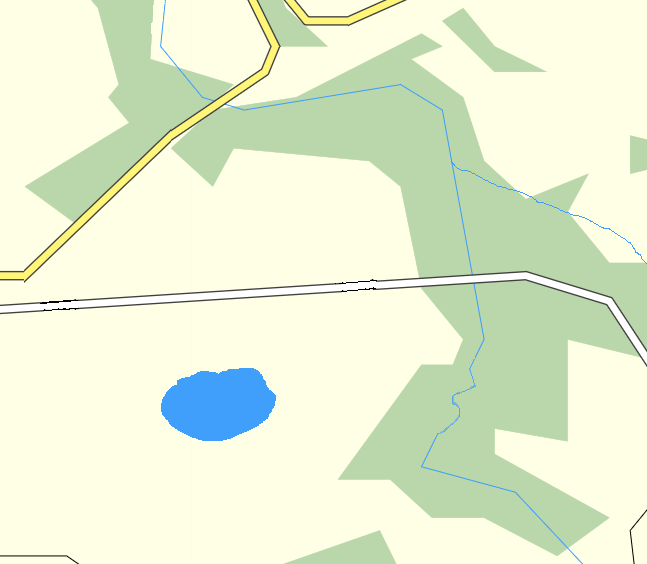
%> input picture lab9/new_map.bmp, 647 x 564 px
$ octave lab9.m   (GNU Octave 9; MATLAB toolbox functions it lacks are replaced by stand-ins)
%> lines starting %> are read from the running program, lines starting %| are printed output that depends on the picture; in (x1, y1, x2, y2) boxes, pixels count from 0 and x2, y2 are one past the last pixel; in counts of white or black regions, pixels touching at a corner belong together; the program's own positions count from 1
close all; clear; clc;

a = zeros([256,256]);

for k=1:3
    x=ceil(256*rand(1));
    z=ceil(256*rand(1));
    a(z, x)=1;
end

imshow(a);

a1 = bwdist(a, 'euclidean');
a2 = bwdist(a, 'quasi-euclidean');
a3 = bwdist(a, 'cityblock');
a4 = bwdist(a, 'chessboard');

subplot(221), imagesc(a1); axis image, colorbar('vertical');
subplot(222), imagesc(a2); axis image, colorbar('vertical');
subplot(223), imagesc(a3); axis image, colorbar('vertical');
subplot(224), imagesc(a4); axis image, colorbar('vertical');
%> after `colorbar('vertical')`:
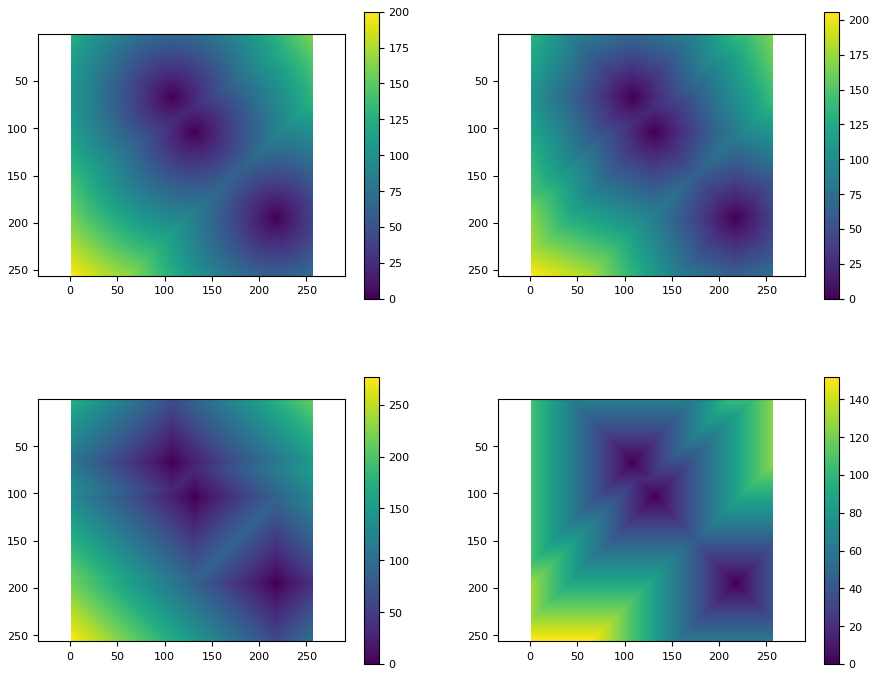
%> figure redrawn from the program's plot data, 4 panels

%%
close all; clear; clc;

a = imread('new_map.bmp');
%> a is the input picture: size 564x647x3 uint8; mean R, G, B 229.5, 239.8, 211.1
imshow(a);

% Szukamy miejsca na mapie które spełnia wszystkie kryteria:
% 1) w lesie
% 2) L2(autostrada) > 30px (żółta linia)
% 3) L1(droga) < 10px (biała linia)
% 4) L2(woda) > 20px (jezioro + rzeka)

% 1. Tworzymy 4 mapy logiczne (jest las, nie ma lasu itd)


las = a(:,:,1)==185 & a(:,:,2)==215 & a(:,:,3)==170;
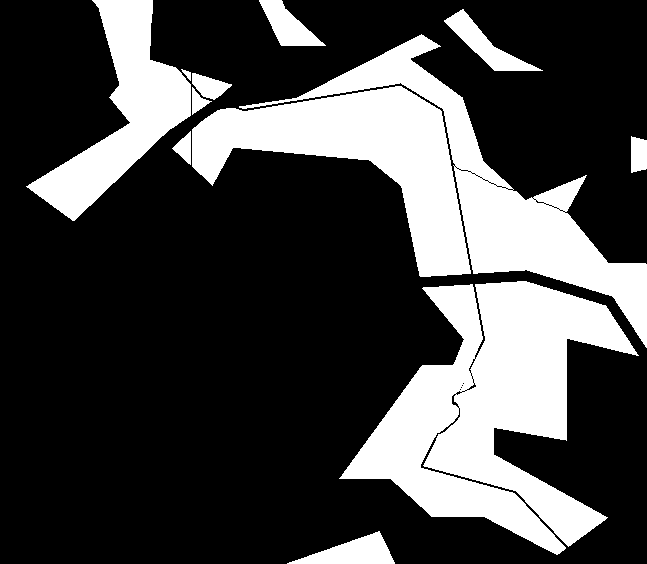
%> las: size 564x647 logical; 27.1% white; 12 white regions, largest, box (x1, y1, x2, y2) and area: (339, 281, 639, 555) 38343, (192, 86, 471, 277) 20998, (239, 34, 647, 348) 20109
%imshow(las);
autostrada = a(:,:,1)==255 & a(:,:,2)==245 & a(:,:,3)==120;
%> autostrada: size 564x647 logical; 0.85% white; 3 white regions, box (x1, y1, x2, y2) and area: (0, 119, 191, 280) 1459, (192, 0, 279, 124) 942, (286, 0, 401, 24) 701
%imshow(autostrada);
droga = a(:,:,1)==255 & a(:,:,2)==255 & a(:,:,3)==255;
%> droga: size 564x647 logical; 1.1% white; 14 white regions (12 under 20 px), largest, box (x1, y1, x2, y2) and area: (192, 273, 647, 363) 2879, (0, 294, 191, 312) 1116
droga = imopen(droga, ones(3)); % usuniecie zlych pikseli
%> droga: size 564x647 logical; 1.1% white; 2 white regions, box (x1, y1, x2, y2) and area: (192, 273, 647, 361) 2848, (0, 294, 191, 312) 1116
droga = imclose(droga, ones(3, 1)); % poprawa ciaglosci
imshow(droga);
woda = a(:,:,1)>=64 & a(:,:,1)<=180 & a(:,:,2)>= 159 & a(:,:,2) <=230 & ...
    a(:,:,3)>=185 & a(:,:,3)<254;
%> woda: size 564x647 logical; 2.2% white; 56 white regions (41 under 20 px), largest, box (x1, y1, x2, y2) and area: (161, 368, 276, 441) 6321, (451, 161, 647, 264) 346, (429, 341, 484, 450) 216
woda=bwmorph(woda,'clean');
imshow(woda);

miejsce = las & bwdist(autostrada)>30 & bwdist(droga,'cityblock')<10 & ...
    bwdist(woda)>20;
%> miejsce: size 564x647 logical; 0.69% white; 4 white regions, box (x1, y1, x2, y2) and area: (492, 264, 647, 348) 1100, (495, 281, 639, 356) 1002, (419, 269, 451, 277) 210, (422, 286, 454, 294) 198
%imshow(miejsce);
a = imoverlay(a, miejsce, 'r');
%> a: size 564x647x3 uint8; 0.69% of pixels changed, all inside (x1, y1, x2, y2) = (419, 264, 647, 356)
imshow(a);
%%
close all; clear; clc;
% POLE I OBWÓD KOŁA


a = zeros(300);
a(150, 150) = 1;
a = bwdist(a);

r=5:5:120;
pole_mat = pi*r.^2;
pole_px = pole_mat;
pole_est = pole_mat;

obwod_mat = 2*pi*r;
obwod_gradient = obwod_mat;
obwod_filtracja = obwod_mat;
obwod_perim = obwod_mat;

for k=1:24
    kolo = a < r(k);
    pole_px(k) = sum(kolo(:));
    pole_est(k) = bwarea(kolo);

    obwod_gradient(k) = (bwarea(imdilate(kolo, ones(3))-imerode(kolo,ones(3))))/2;
    obwod_perim(k) = bwarea(bwperim(kolo));
    obwod_filtracja(k) = bwarea(edge(kolo, 'canny'));
end

%plot(r, pole_px, 'r', r, pole_est, 'g', r, pole_mat', '.k');
plot(r, obwod_gradient, 'r', r, obwod_filtracja, '-.g', r, obwod_perim', '.b', r, obwod_mat, '.k');
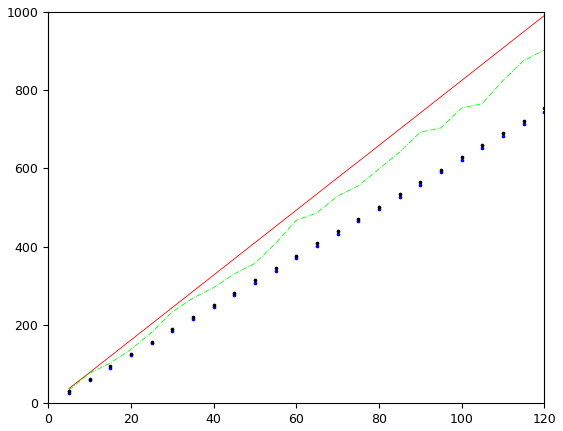
%> figure redrawn from the program's plot data; curve peaks at x = 120, y = 990.8; curve peaks at x = 120, y = 902.5; highest point at x = 120, y = 745; highest point at x = 120, y = 754

% dla obwodu wyniki są zawyżone w stosunku do matematycznych

%%
% ROZDZIELENIE DWÓCH KÓŁ NACHODZĄCYCH NA SIEBIE
close all; clear; clc;
a = zeros(200,300);
a(100,94) = 1;
a(100,206) = 1;
a = bwdist(a);
a = a < 60;
%imshow(a);

D = -bwdist(~a); % kroki 1-3
L = watershed(D);
imagesc(L);
a = a & (L > 0);
imshow(a);

%%
close all; clear; clc;
% Rozdzielenie - druga metoda

a = zeros(200,300);
a(100,94) = 1;
a(100,206) = 1;
a = bwdist(a);
a = a < 60;
%imshow(a);

% zamiast D = -bwdist... z pierwszej metody:
temp = imerode(a, ones(50, 5));
imshow(temp);
D = bwdist(temp);
% koniec podmiany

L = watershed(D);
imagesc(L);
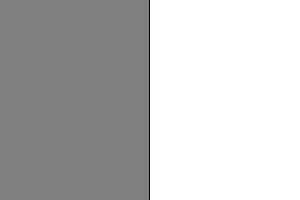
%> displayed picture: size 200x300x3, on the screen's scale of 0 to 255; min 0, max 255, mean 191.1
a = a & (L > 0);
imshow(a);

% metodę przez erozję stosujemy kiedy nie działa metoda automatyczna, ale
% przy założeniu że obiekty które rozdzielamy są podobnych rozmiarów, lub
% rozdzielamy najmniejsze obiekty na obrazie

%%
close all; clear; clc;

a=imread('coins.png');
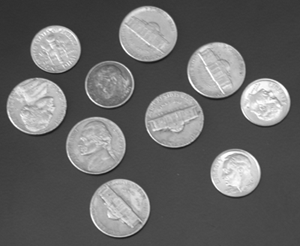
%> input picture P1/img/coins.png, 300 x 246 px
%> a is the input picture: size 246x300 uint8; min 23, max 255, mean 103
subplot(121), imshow(a);

bin = a > 90;
%> bin: size 246x300 logical; 32.3% white; 11 white regions (1 under 20 px), largest, box (x1, y1, x2, y2) and area: (89, 178, 150, 238) 2825, (66, 117, 126, 174) 2739, (6, 77, 67, 135) 2724
bin = medfilt2(bin, [3 3]);

subplot(122), imshow(bin);

[aseg, N] = bwlabel(bin);
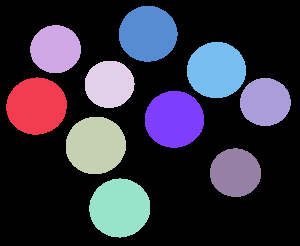
%> aseg: size 246x300 double; 11 distinct labels, from 0 to 10; one colour per label, 0 black
%> N = 10
imagesc(aseg); axis image; colorbar('vertical');

pole=zeros(1,N);
for k=1:N
    temp=(aseg==k); % pojedyncza moneta
    pole(1,k)=bwarea(temp);
end
%> this loop made 10 passes
%> pass 3, `temp=(aseg==k);`:
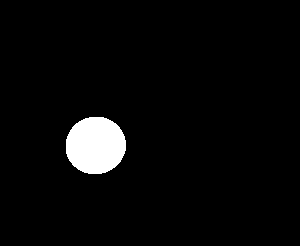
%> temp: size 246x300 logical; 3.7% white; 1 white region, box (x1, y1, x2, y2) and area: (66, 117, 126, 174) 2739
%> after the loop, pole = [2732.6 1924.1 2747 1862.9 2833.8 2591.2 2674.1 2632 1965.1 1933.9]
pole


%> (the run ends here)
